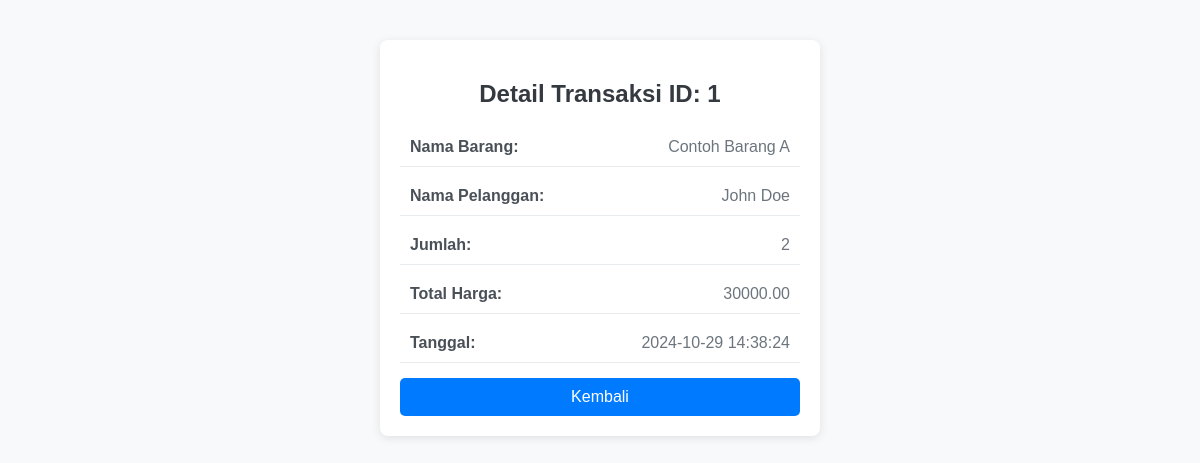
/index.php?controller=transaksi&action=detail&id=1, run on the app's committed database.
### tables this page shows
CREATE TABLE `transaksi` (
  `no` int(11) DEFAULT NULL,
  `id_transaksi` int(11) NOT NULL,
  `kode_barang` varchar(50) DEFAULT NULL,
  `id_pelanggan` varchar(50) DEFAULT NULL,
  `jumlah` int(11) DEFAULT NULL,
  `total_harga` decimal(10,2) DEFAULT NULL,
  `tanggal_transaksi` datetime DEFAULT NULL
);

CREATE TABLE `produk` (
  `id` int(11) NOT NULL,
  `kode_barang` varchar(10) NOT NULL,
  `nama_barang` varchar(50) NOT NULL,
  `harga` int(11) NOT NULL,
  `stok` int(11) NOT NULL
);

CREATE TABLE `pelanggan` (
  `id_pelanggan` varchar(10) NOT NULL,
  `nama_pelanggan` varchar(50) NOT NULL,
  `alamat` varchar(100) DEFAULT NULL
);

### App/controllers/TransaksiController.php (called while the page is built, shortened)
<?php
require_once __DIR__ . '/../models/Transaksi.php';
class TransaksiController
{
    private $transaksiModel;
    public function __construct($db)
    {
        $this->transaksiModel = new Transaksi($db);
    }
    public function detail($id)
    {
        $transaksiDetail = $this->transaksiModel->getDetailTransaksi($id);
        require_once __DIR__ . '/../views/transaksi/detail.php';
    }
}

### App/models/transaksi.php (called while the page is built, shortened)
<?php
class Transaksi
{
    private $db;
    public function __construct($database)
    {
        $this->db = $database;
    }
    public function getDetailTransaksi($id)
    {
        $query = "SELECT t.id_transaksi, p.nama_barang, pel.nama_pelanggan, t.jumlah, t.total_harga, t.tanggal_transaksi
              FROM transaksi t
              JOIN produk p ON t.kode_barang = p.kode_barang
              JOIN pelanggan pel ON t.id_pelanggan = pel.id_pelanggan
              WHERE t.id_transaksi = :id";
        $stmt = $this->db->prepare($query);
        $stmt->bindParam(':id', $id);
        $stmt->execute();
        return $stmt->fetch(PDO::FETCH_ASSOC);
    }
}

### App/Views/Transaksi/detail.php (the view, shortened to what this page needs)
<!DOCTYPE html>
<html lang="id">
<head>
</head>
<body>
    <div class="container">
        <h2>Detail Transaksi ID: <?= htmlspecialchars($transaksiDetail['id_transaksi']) ?></h2>
        <div class="info-row">
            <strong>Nama Barang:</strong>
            <span><?= htmlspecialchars($transaksiDetail['nama_barang']) ?></span>
        </div>
        <div class="info-row">
            <strong>Nama Pelanggan:</strong>
            <span><?= htmlspecialchars($transaksiDetail['nama_pelanggan']) ?></span>
        </div>
        <div class="info-row">
            <strong>Jumlah:</strong>
            <span><?= htmlspecialchars($transaksiDetail['jumlah']) ?></span>
        </div>
        <div class="info-row">
            <strong>Total Harga:</strong>
            <span><?= htmlspecialchars($transaksiDetail['total_harga']) ?></span>
        </div>
        <div class="info-row">
            <strong>Tanggal:</strong>
            <span><?= htmlspecialchars($transaksiDetail['tanggal_transaksi']) ?></span>
        </div>
        <a href="index.php?controller=transaksi&action=index" class="btn">Kembali</a>
    </div>
</body>
</html>

### App/Views/Transaksi/detail.php (style rules this page uses)
body { font-family: 'Arial', sans-serif; background-color: #f8f9fa; margin: 0; padding: 0; }
.container { max-width: 400px; margin: 40px auto; padding: 20px; background-color: #fff; border-radius: 8px; box-shadow: 0 2px 10px rgba(0, 0, 0, 0.1); }
h2 { text-align: center; color: #343a40; margin-bottom: 20px; font-size: 1.5em; }
.info-row { display: flex; justify-content: space-between; margin: 10px 0; padding: 10px; border-bottom: 1px solid #e9ecef; }
.info-row strong { color: #495057; }
.info-row span { color: #6c757d; }
a.btn { display: block; padding: 10px; background-color: #007BFF; color: white; text-decoration: none; text-align: center; border-radius: 5px; margin-top: 15px; transition: background-color 0.3s; }

### data on the page
transaksi: id_transaksi "1", produk.nama_barang "Contoh Barang A", id_pelanggan.nama_pelanggan "John Doe", jumlah "2", total_harga "30000.00", tanggal_transaksi "2024-10-29 14:38:24"
